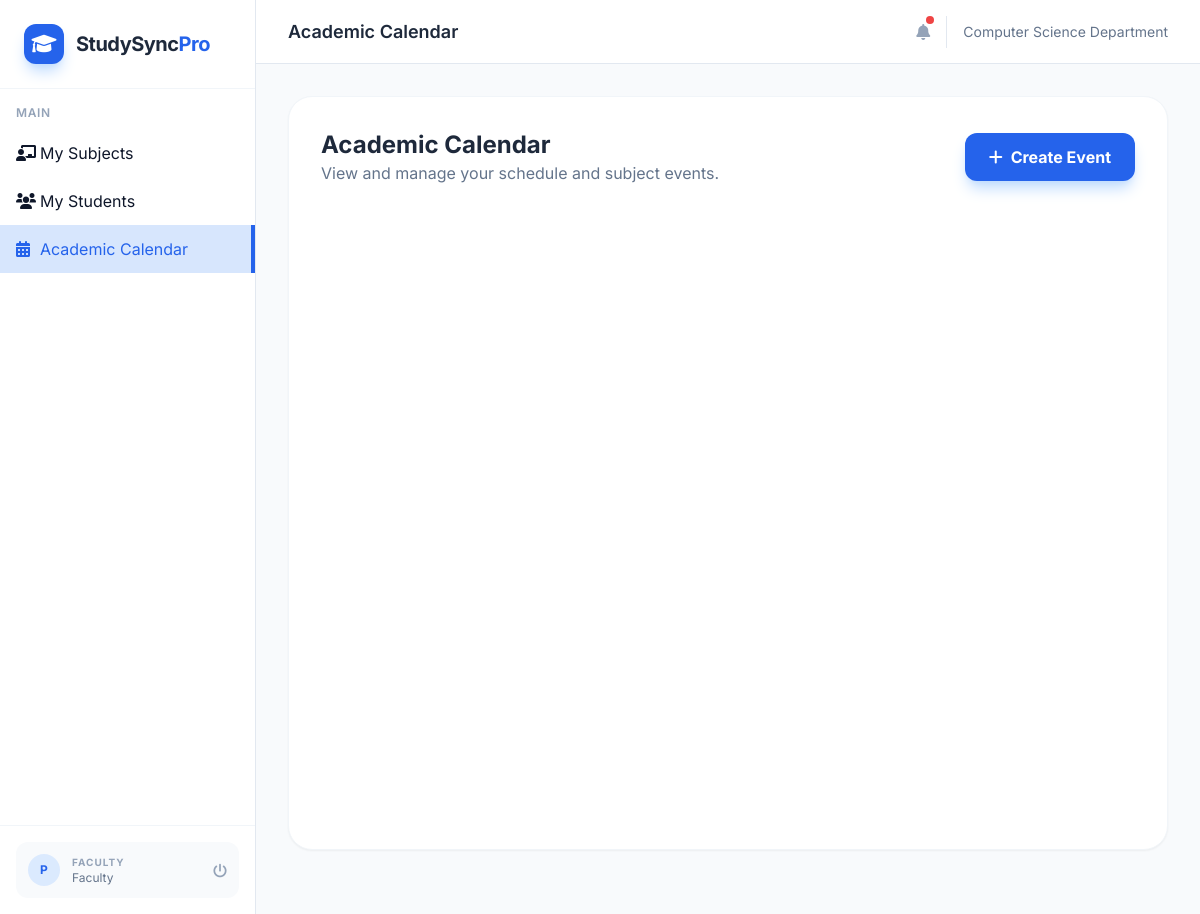
Screenshot of /faculty/calendar (signed in) with the database file from the repository.
### models.py (models this page shows)
class User(db.Model, UserMixin):
    __tablename__ = 'user'
    id = db.Column(db.Integer, primary_key=True)
    name = db.Column(db.String(100), nullable=False)
    email = db.Column(db.String(120), unique=True, nullable=False)
    password = db.Column(db.String(200), nullable=False)
    role = db.Column(db.String(20), nullable=False) # hod, faculty, student
    department = db.Column(db.String(100))
    subjects_taught = db.relationship('Subject', backref='faculty', lazy=True)
    enrollments = db.relationship('Enrollment', backref='student', lazy=True)
    events_created = db.relationship('Event', backref='creator', lazy=True, foreign_keys='Event.created_by')
    personal_reminders = db.relationship('Event', backref='owner', lazy=True, foreign_keys='Event.user_id')

### routes/faculty.py (the view)
@faculty_bp.route('/calendar')
@login_required
def calendar():
    if current_user.role != 'faculty':
        return redirect(url_for('index'))
    subjects = Subject.query.filter_by(faculty_id=current_user.id).all()
    return render_template('faculty_calendar.html', subjects=subjects)

### templates/faculty_calendar.html (shortened to what this page needs)
{% extends "base.html" %}
{% block header_title %}Academic Calendar{% endblock %}
{% block content %}
<div class="bg-white rounded-3xl shadow-sm border border-slate-100 p-8 mb-8">
    <div class="flex items-center justify-between mb-8">
        <div>
            <h3 class="text-2xl font-bold text-slate-800">Academic Calendar</h3>
            <p class="text-slate-500">View and manage your schedule and subject events.</p>
        </div>
        <button onclick="openEventModal()" class="px-6 py-3 bg-blue-600 hover:bg-blue-700 text-white font-bold rounded-xl transition-all shadow-lg shadow-blue-200 flex items-center gap-2">
            <i class="fas fa-plus"></i>
            Create Event
        </button>
    </div>
    <div id="calendar" class="min-h-[600px]"></div>
</div>
<link href='https://cdn.jsdelivr.net/npm/fullcalendar@5.11.3/main.min.css' rel='stylesheet' />
{% endblock %}

### templates/base.html (shortened to what this page needs)
<!DOCTYPE html>
<html lang="en">
<head>
    <script src="https://cdn.tailwindcss.com"></script>
    <link href="https://cdnjs.cloudflare.com/ajax/libs/font-awesome/6.0.0/css/all.min.css" rel="stylesheet">
</head>
<body class="bg-slate-50 text-slate-900">
    {% if current_user.is_authenticated %}
    <div class="flex h-screen overflow-hidden">
        <aside class="w-64 bg-white border-r border-slate-200 flex-shrink-0 hidden md:flex flex-col">
            <div class="p-6 border-b border-slate-100">
                <div class="flex items-center space-x-3">
                    <div class="w-10 h-10 bg-blue-600 rounded-xl flex items-center justify-center text-white shadow-lg shadow-blue-200">
                        <i class="fas fa-graduation-cap text-xl"></i>
                    </div>
                    <span class="text-xl font-bold tracking-tight text-slate-800">StudySync<span class="text-blue-600">Pro</span></span>
                </div>
            </div>
            <nav class="flex-1 overflow-y-auto py-4">
                <div class="px-4 mb-2 text-xs font-semibold text-slate-400 uppercase tracking-wider">Main</div>
                {% if current_user.role == 'hod' %}
                <a href="{{ url_for('hod.dashboard') }}" class="sidebar-link flex items-center px-4 py-3 transition-colors {{ 'active' if request.endpoint == 'hod.dashboard' }}">
                    <i class="fas fa-chart-pie w-6"></i> <span>Dashboard</span>
                </a>
                <a href="{{ url_for('hod.manage_courses') }}" class="sidebar-link flex items-center px-4 py-3 transition-colors {{ 'active' if 'course' in request.endpoint }}">
                    <i class="fas fa-university w-6"></i> <span>Courses</span>
                </a>
                <a href="{{ url_for('hod.manage_specializations') }}" class="sidebar-link flex items-center px-4 py-3 transition-colors {{ 'active' if 'specialization' in request.endpoint }}">
                    <i class="fas fa-tags w-6"></i> <span>Specializations</span>
                </a>
                <a href="{{ url_for('hod.manage_subjects') }}" class="sidebar-link flex items-center px-4 py-3 transition-colors {{ 'active' if 'subject' in request.endpoint }}">
                    <i class="fas fa-book w-6"></i> <span>Subjects</span>
                </a>
                <a href="{{ url_for('hod.manage_users') }}" class="sidebar-link flex items-center px-4 py-3 transition-colors {{ 'active' if 'manage_users' in request.endpoint }}">
                    <i class="fas fa-user-plus w-6"></i> <span>Manage Users</span>
                </a>
                <div class="px-4 py-2 mt-4 text-[10px] font-black uppercase tracking-widest text-slate-400">Directory</div>
                <a href="{{ url_for('hod.view_faculty') }}" class="sidebar-link flex items-center px-4 py-3 transition-colors {{ 'active' if 'view_faculty' in request.endpoint }}">
                    <i class="fas fa-chalkboard-teacher w-6"></i> <span>Faculty</span>
                </a>
                <a href="{{ url_for('hod.view_students') }}" class="sidebar-link flex items-center px-4 py-3 transition-colors {{ 'active' if 'view_students' in request.endpoint }}">
                    <i class="fas fa-user-graduate w-6"></i> <span>Students</span>
                </a>
            {% elif current_user.role == 'faculty' %}
                <a href="{{ url_for('faculty.dashboard') }}" class="sidebar-link flex items-center px-4 py-3 transition-colors {{ 'active' if request.endpoint == 'faculty.dashboard' }}">
                    <i class="fas fa-chalkboard-teacher w-6"></i> <span>My Subjects</span>
                </a>
                <a href="{{ url_for('faculty.my_students') }}" class="sidebar-link flex items-center px-4 py-3 transition-colors {{ 'active' if request.endpoint == 'faculty.my_students' }}">
                    <i class="fas fa-users w-6"></i> <span>My Students</span>
                </a>
                <a href="{{ url_for('faculty.calendar') }}" class="sidebar-link flex items-center px-4 py-3 transition-colors {{ 'active' if request.endpoint == 'faculty.calendar' }}">
                    <i class="fas fa-calendar-alt w-6"></i> <span>Academic Calendar</span>
                </a>
                {% endif %}
            </nav>
            <div class="p-4 border-t border-slate-100">
                <div class="flex items-center space-x-3 p-3 bg-slate-50 rounded-xl">
                    <div class="w-8 h-8 rounded-full bg-blue-100 flex items-center justify-center text-blue-600 font-bold text-xs">
                        {{ current_user.name[0] | upper }}
                    </div>
                    <div class="flex-1 min-w-0">
                        <span class="text-[10px] font-bold text-slate-400 uppercase tracking-widest block">{{ current_user.role }}</span>
                        <p class="text-xs text-slate-500 capitalize">{{ current_user.role }}</p>
                    </div>
                    <a href="{{ url_for('auth.logout') }}" class="text-slate-400 hover:text-red-500 transition-colors">
                        <i class="fas fa-power-off text-sm"></i>
                    </a>
                </div>
            </div>
        </aside>
        <main class="flex-1 flex flex-col min-w-0 bg-slate-50 overflow-hidden">
            <header class="h-16 bg-white border-b border-slate-200 flex items-center justify-between px-8 z-10">
                <div class="flex items-center">
                    <h2 class="text-lg font-semibold text-slate-800">{% block header_title %}{% endblock %}</h2>
                </div>
                <div class="flex items-center space-x-4">
                    <div class="relative">
                        <i class="fas fa-bell text-slate-400 hover:text-blue-600 cursor-pointer"></i>
                        <span class="absolute -top-1 -right-1 w-2 h-2 bg-red-500 rounded-full"></span>
                    </div>
                    <span class="text-sm text-slate-500">{{ current_user.department }} Department</span>
                </div>
            </header>
            <div class="flex-1 overflow-y-auto p-8">
                {% block content %}{% endblock %}
            </div>
        </main>
    </div>
    {% else %}
    {% block auth_content %}{% endblock %}
    {% endif %}
</body>
</html>

### templates/base.html (style rules this page uses)
body { font-family: 'Inter', sans-serif; }
.sidebar-link.active { background: rgba(59, 130, 246, 0.2); color: #2563eb; border-right: 4px solid #2563eb; }

### rows the page displays
User: name "P", role "FACULTY", role "Faculty", department "Computer Science"
